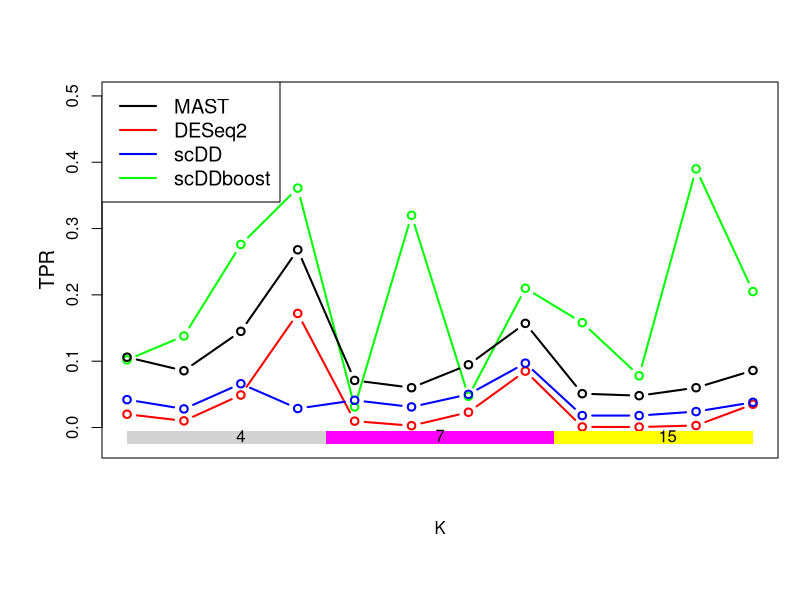
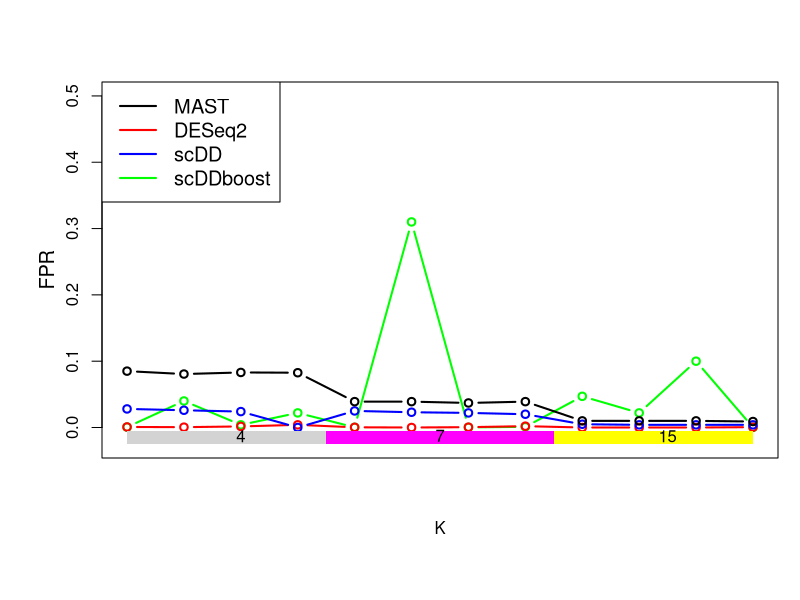
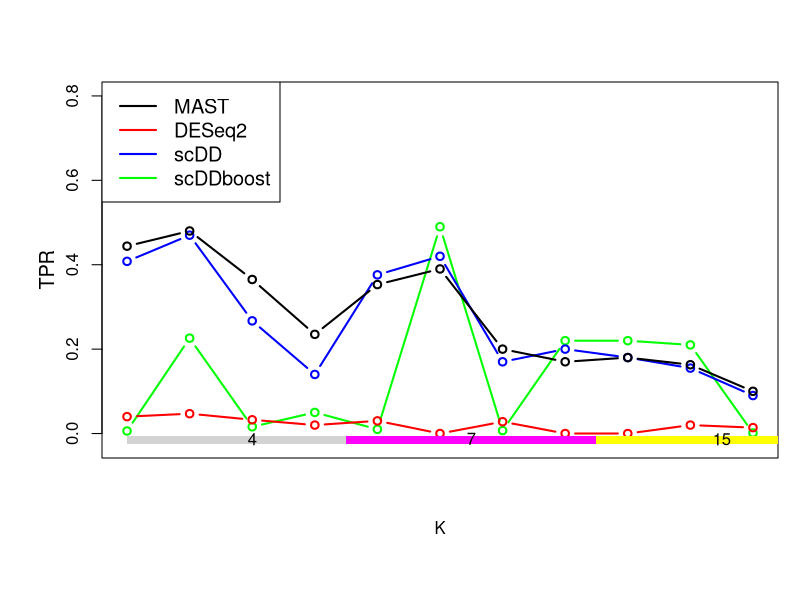

R code for these plots, in order:
library(ggplot2)

#True positive rate order from K = 4, 7, 15 and (0.1,0.4), (-0.1, 0.3), (0.3, 0.5) , (-0.1,1)
TP_mst = c(0.106,0.0856,0.145,0.268,0.071,0.06,0.0946,0.157,0.051,0.048,0.06,0.086)
TP_sc = c(0.042,0.028,0.066,0.0286,0.041,0.031,0.05,0.097,0.018,0.018,0.024,0.038)
TP_des = c(0.02,0.01,0.049,0.172,0.0096,0.0027,0.023,0.085,0.0009,0.0007,0.003,0.035)
TP_scb = c(0.102,0.138,0.276,0.361,0.031,0.32,0.047,0.21,0.158,0.078,0.39,0.205)

#False positive rate
FP_mst = c(0.085,0.0806,0.083,0.0826,0.039,0.039,0.037,0.039,0.01,0.01,0.01,0.009)
FP_sc = c(0.028,0.026,0.024,0,0.025,0.023,0.022,0.02,0.0049,0.004,0.004,0.004)
FP_des = c(0.0008,0.0005,0.0016,0.004,0.0003,0,0.0005,0.002,0,0,0,0.0005)
FP_scb = c(0.0006,0.04,0.004,0.022,0.0003,0.31,0.0002,0.001,0.047,0.022,0.1,0.0002)


#FDR
FDR_mst = c(0.444,0.48,0.365,0.235,0.353,0.39,0.2,0.17,0.18,0.163,0.1)
FDR_sc = c(0.408,0.47,0.267,0.14,0.376,0.42,0.17,0.2,0.18,0.155,0.09)
FDR_des = c(0.04,0.047,0.0326,0.02,0.03,0,0.028,0,0,0.02,0.014)
FDR_scb = c(0.006,0.226,0.016,0.05,0.01,0.49,0.007,0.22,0.22,0.21,0.0014)

pdf("simuTPR.pdf", height = 6, width = 10)
par(mar=c(7,5,4,1)+.1)
plot(TP_scb, type = "b", lwd = 2, col = "green", 
     ylab = "", xaxt = 'n', xlab = "K", ylim = c(-0.025,0.5))
mtext("TPR", side=2, line=2.2, cex=1.2, yaxt = 'n')
lines(TP_des , type = "b", lwd = 2, col = "red")
lines( TP_sc , type = "b", lwd = 2, col = "blue")
lines( TP_mst , type = "b", lwd = 2)
#axis(1, at=1:12, cex.axis= 1.2, las = 2) 
legend("topleft", legend=c("MAST", "DESeq2", "scDD", "scDDboost"),
       col=c("black", "red", "blue","green"),lty = 1, cex = 1.2,lwd = 2)
polygon( c(1,1, 4.5 ,4.5) , c(-0.025,-0.005,-0.005,-0.025) , col="lightgrey",
         border=FALSE )
text( 3,  -0.0125, "4" )

polygon( c(4.5,4.5, 8.5 ,8.5) , c(-0.025,-0.005,-0.005,-0.025) , col="magenta",
         border=FALSE )
text( 6.5,  -0.0125, "7" )

polygon( c(8.5,8.5, 12 ,12) , c(-0.025,-0.005,-0.005,-0.025) , col="yellow",
         border=FALSE )
text( 10.5,  -0.0125, "15" )
dev.off()


pdf("simuFPR.pdf", height = 6, width = 10)
par(mar=c(7,5,4,1)+.1)
plot(FP_scb, type = "b", lwd = 2, col = "green", 
     ylab = "", xaxt = 'n', xlab = "K", ylim = c(-0.025,0.5))
mtext("FPR", side=2, line=2.2, cex=1.2, yaxt = 'n')
lines(FP_des , type = "b", lwd = 2, col = "red")
lines( FP_sc , type = "b", lwd = 2, col = "blue")
lines( FP_mst , type = "b", lwd = 2)
#axis(1, at=1:12, cex.axis= 1.2, las = 2) 
legend("topleft", legend=c("MAST", "DESeq2", "scDD", "scDDboost"),
       col=c("black", "red", "blue","green"),lty = 1, cex = 1.2,lwd = 2)
polygon( c(1,1, 4.5 ,4.5) , c(-0.025,-0.005,-0.005,-0.025) , col="lightgrey",
         border=FALSE )
text( 3,  -0.0125, "4" )

polygon( c(4.5,4.5, 8.5 ,8.5) , c(-0.025,-0.005,-0.005,-0.025) , col="magenta",
         border=FALSE )
text( 6.5,  -0.0125, "7" )

polygon( c(8.5,8.5, 12 ,12) , c(-0.025,-0.005,-0.005,-0.025) , col="yellow",
         border=FALSE )
text( 10.5,  -0.0125, "15" )
dev.off()

pdf("simuFDR.pdf", height = 6, width = 10)
par(mar=c(7,5,4,1)+.1)
plot(FDR_scb, type = "b", lwd = 2, col = "green",
ylab = "", xaxt = 'n', xlab = "K", ylim = c(-0.025,0.8))
mtext("TPR", side=2, line=2.2, cex=1.2, yaxt = 'n')
lines(FDR_des , type = "b", lwd = 2, col = "red")
lines( FDR_sc , type = "b", lwd = 2, col = "blue")
lines( FDR_mst , type = "b", lwd = 2)
#axis(1, at=1:12, cex.axis= 1.2, las = 2)
legend("topleft", legend=c("MAST", "DESeq2", "scDD", "scDDboost"),
col=c("black", "red", "blue","green"),lty = 1, cex = 1.2,lwd = 2)
polygon( c(1,1, 4.5 ,4.5) , c(-0.025,-0.005,-0.005,-0.025) , col="lightgrey",
border=FALSE )
text( 3,  -0.0125, "4" )

polygon( c(4.5,4.5, 8.5 ,8.5) , c(-0.025,-0.005,-0.005,-0.025) , col="magenta",
border=FALSE )
text( 6.5,  -0.0125, "7" )

polygon( c(8.5,8.5, 12 ,12) , c(-0.025,-0.005,-0.005,-0.025) , col="yellow",
border=FALSE )
text( 10.5,  -0.0125, "15" )
dev.off()
